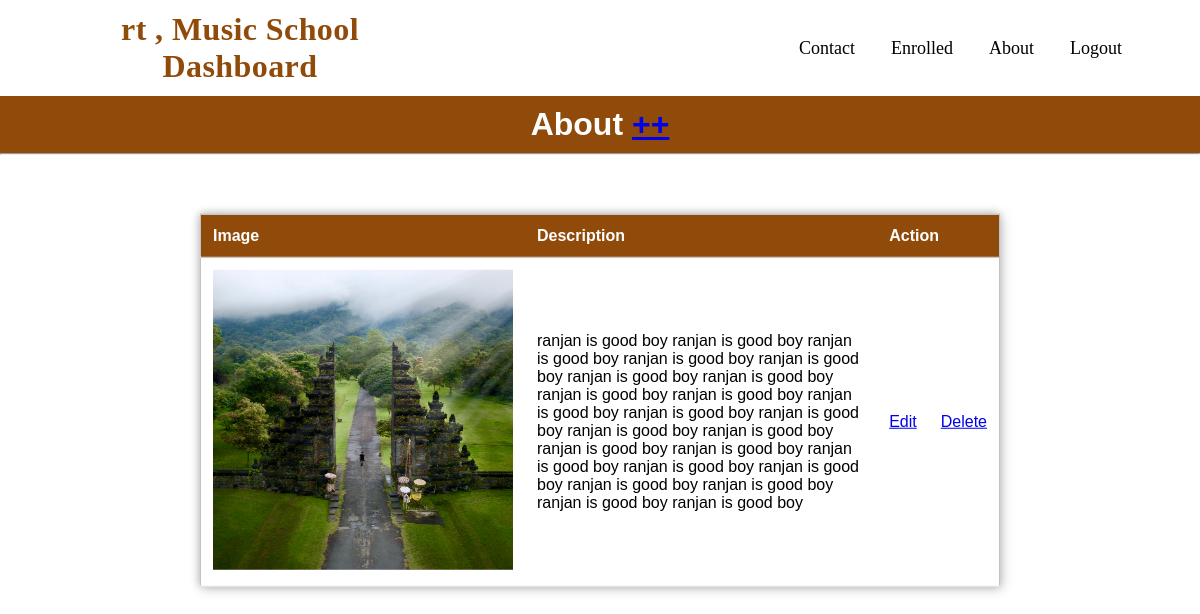
The app's page /admin/about.php (signed in) with its own data.
### tables this page shows
CREATE TABLE `about` (
  `id` int(11) NOT NULL,
  `file` varchar(1000) NOT NULL,
  `description` longtext NOT NULL
);

### admin/about.php (the view, shortened to what this page needs)
<!DOCTYPE html>
<html lang="en">
<head>
    <link rel="stylesheet" type="text/css" href="../style.css" />
</head>
<body>
<div class="container">
<nav>
        <h2 class="logo_name"> <?php  echo $_SESSION['uname'] ?> , Music School Dashboard</h2>
        <ul class="nav-links" id="nav-links">
          <li><a href="dashboard.php">Contact</a></li>
          <li><a href="enroll.php">Enrolled</a></li>
          <li><a href="about.php">About</a></li>
          <li><a href="logout.php" class="login"> Logout</a></li>
        </ul>
      </nav>
    <h1>About <a href="insertabout.php">++</a></h1>
    <hr>
    <table>
        <tr id="header">
            <th>Image</th>
            <th>Description </th>
            <th colspan="2">Action</th>
        </tr>
        <tr>
        <?php
                  include_once("config.php");
                  $sql="SELECT * FROM about ORDER BY id desc";
                  $result=mysqli_query($conn,$sql);
                  if($result){
                  while($row=mysqli_fetch_assoc($result)){?>
                  <tr>
                <td  class="photo" id="image"><?php echo '<img src="uploads/'. $row["file"].'"height= "300" width="300" alt=" ">'; ?></td>
            <td><?php echo $row['description']; ?> </td>
            <td  class=" "><a href="editabout.php?id=<?php echo $row["id"]; ?>">Edit</a></td>
            <td  class=" "><a href="deleteabout.php?id=<?php echo $row["id"]; ?>">Delete</a></td>
        </tr>
        <?php
                    }
                  }
                  ?>
                  </tr>
    </table>
</div>
</body>
</html>

### style.css (style rules this page uses)
:root { --normal: 400; --semibold: 600; --bold: 700; --font_lora: "Lora", serif; --font_lato: "Lato", sans-serif; --clr_brown: #4f2907; --clr_brown_light: #904a0a; --clr_black: #000; --clr_white: #fff; }
* { padding: 0; margin: 0; box-sizing: border-box; scroll-behavior: smooth; }
.container { min-height: 100%; width: 100%; }
.container nav { min-height: 6rem; width: 100%; display: flex; justify-content: space-around; align-items: center; font-weight: var(--bold); font-family: var(--font_lora); position: relative; }
.container nav h2 { width: 30%; font-size: 2rem; color: var(--clr_brown_light); letter-spacing: 0.025rem; text-align: center; }
.container nav ul { width: 50%; display: flex; justify-content: flex-end; align-items: center; list-style: none; }
.container nav ul li a { text-decoration: none; color: var(--clr_black); font-size: 1.125rem; font-weight: var(--normal); padding: 0 1.125rem; transition: all 0.3s; }

### admin/about.php (style rules this page uses)
body { padding: 0px; margin: 0; font-family: Verdana, Geneva, Tahoma, sans-serif; }
table { position: absolute; left: 50%; top: 50%; transform: translate(-50%, -50%); border-collapse: collapse; width: 800px; height: 200px; border: 1px solid #bdc3c7; box-shadow: 2px 2px 12px rgba(0, 0, 0, 0.2), -1px -1px 8px rgba(0, 0, 0, 0.2); }
tr { transition: all .2s ease-in; cursor: pointer; }
th, td { padding: 12px; text-align: left; border-bottom: 1px solid #ddd; }
#header { background-color: #904a0a; color: #fff; }
h1 { font-weight: 600; text-align: center; background-color: #904a0a; color: #fff; padding: 10px 0px; }

### records on screen
about: file (picture), description "ranjan is good boy ranjan is good boy ranjan is good boy ranjan is good boy ranjan is good boy ranjan is good boy ranjan is good boy ranjan is good boy ranjan is good boy ranjan is good boy ranjan is good boy ranjan is good boy ranjan is good boy ranjan is good boy ranjan is good boy ranjan is good boy ranjan is good boy ranjan is good boy ranjan is good boy ranjan is good boy ranjan is good boy ranjan is good boy ranjan is good boy"

### other values on screen
$_SESSION['uname'] "rt"
